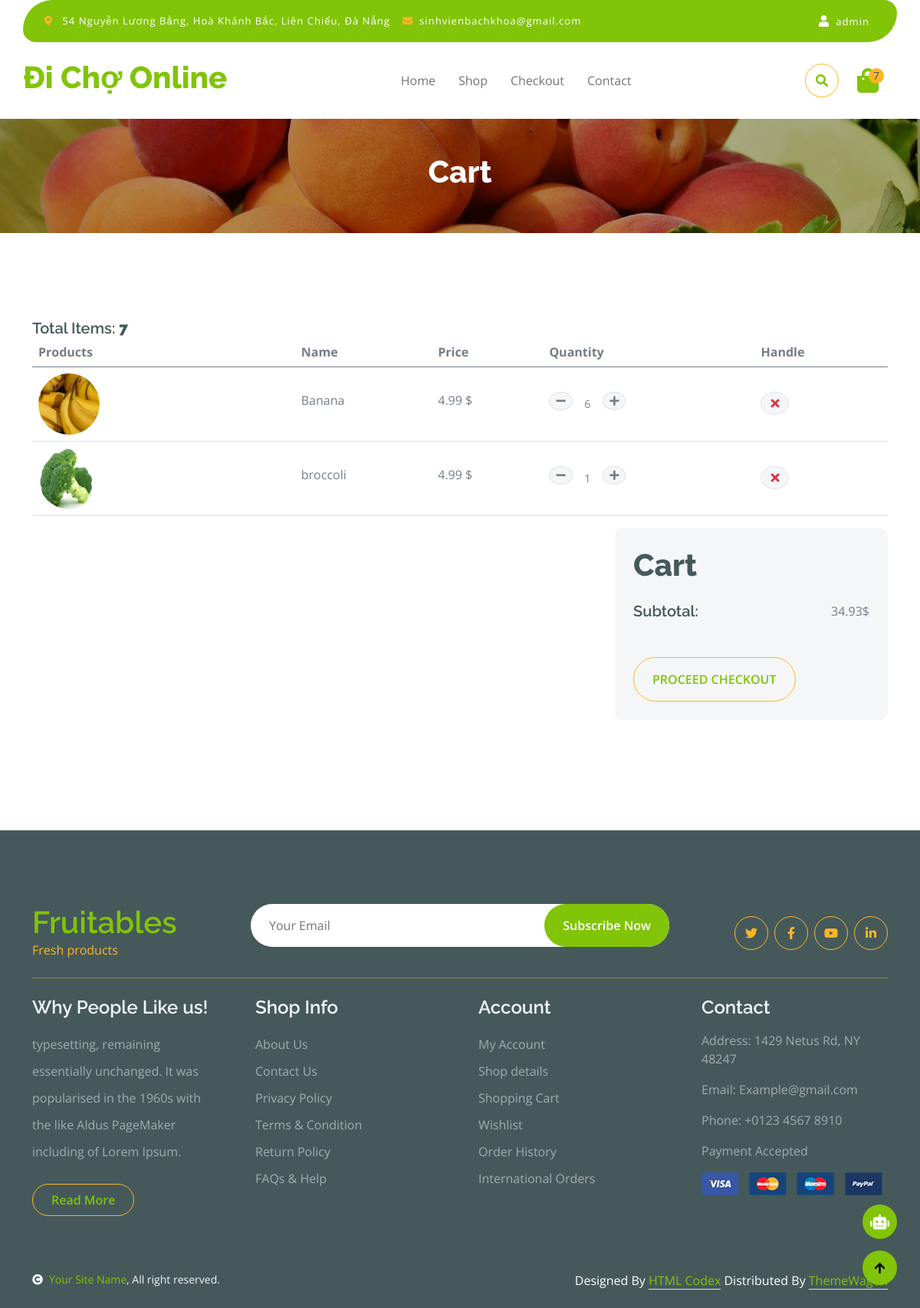
The app's page /cart/ (signed in) with its own data.
### app/models.py (models this page shows, shortened)
class Order(models.Model):
    customer = models.ForeignKey(Customer, on_delete=models.SET_NULL, null=True, blank=True)
    date_order = models.DateTimeField(auto_now_add=True)
    complete = models.BooleanField(default=False,null=True,blank=False)
    transaction_id = models.CharField(max_length=100,null=True)
    shipping_cost = models.FloatField(default=0.0)
    @property
    def get_cart_total(self):
        orderitems = self.orderitem_set.all()
        total = sum([
        (item.product.price * item.quantity)
        for item in orderitems
        if item.product is not None
    ])
        return total
    @property
    def get_cart_items(self):
        orderitems = self.orderitem_set.all()
        total = sum([item.quantity for item in orderitems])
        return total

class OrderItem(models.Model):
    product = models.ForeignKey(Product, on_delete=models.SET_NULL, null=True,blank=True)
    order = models.ForeignKey(Order, on_delete=models.SET_NULL, null=True,blank=True)
    quantity = models.IntegerField(default=0, null=True, blank=True)
    date_added = models.DateTimeField(auto_now_add=True)

class Product(models.Model):
    CATEGORY_CHOICES = [
        ('vegetable', 'Vegetable'),
        ('fruit', 'Fruit'),
    ]
    name = models.CharField(max_length=255, null=True)
    price = models.FloatField()
    category = models.CharField(max_length=100, choices=CATEGORY_CHOICES)  # Thêm lựa chọn cho category
    description = models.TextField(default="No description")  # Thêm default để tránh lỗi migrate
    image = models.ImageField(null=True, blank=True)
    @property
    def ImageURL(self):
        try:
            url = self.image.url
        except:
            url = ''
        return url

### app/views.py (the view)
# urls.py: path('cart/', views.cart, name='cart'),
def cart(request):
    if request.user.is_authenticated:
        customer = request.user.customer
        order, created = Order.objects.get_or_create(customer=customer, complete=False)
        items = order.orderitem_set.all()
        cartItems = order.get_cart_items
    else:
        items = []
        order = {'get_cart_total':0, 'get_cart_items':0}
        cartItems = order['get_cart_items']
    context = {
        'items': items,
        'order': order,
        'cartItems': cartItems
    }
    return render(request, 'app/cart.html',context)

### app/templates/app/cart.html (shortened to what this page needs)
{% extends 'app/base.html' %}
{% load static %}
{% block cart-content %}
            <div class="container-fluid page-header py-5">
                <h1 class="text-center text-white display-6">Cart</h1>
            </div>
            <div class="container-fluid py-5">
                <div class="container py-5">
                    <div class="d-flex justify-content-between text-white mt-3">
                        <h5 class="mb-0">Total Items: <strong id="total-items" >{{order.get_cart_items}}</strong></h5>
                    </div>
                    <div class="table-responsive">
                        <table class="table">
                            <thead>
                              <tr>
                                <th scope="col">Products</th>
                                <th scope="col">Name</th>
                                <th scope="col">Price</th>
                                <th scope="col">Quantity</th>
                                <th scope="col">Handle</th>
                              </tr>
                            </thead>
                            <tbody>
                                {% for item in items %}
                                    <tr class="cart-item" data-product="{{ item.product.id }}">
                                        <th scope="row">
                                            <div class="d-flex align-items-center">
                                                <img src="{{item.product.ImageURL}}" class="img-fluid me-5 rounded-circle" style="width: 80px; height: 80px;" alt="">
                                            </div>
                                        </th>
                                        <td>
                                            <p class="mb-0 mt-4">{{item.product.name}}</p>
                                        </td>
                                        <td>
                                            <p class="mb-0 mt-4">{{item.product.price}} $</p>
                                        </td>
                                        <td>
                                            <div class="input-group quantity mt-4" style="width: 100px;">
                                                <div class="input-group-btn">
                                                    <button data-product="{{item.product.id}}" data-action="remove" class="btn btn-sm btn-minus rounded-circle bg-light border update-cart" >
                                                    <i  class="fa fa-minus "></i>
                                                    </button>
                                                </div>
                                                <input type="text" class="txt-item-quantity form-control form-control-sm text-center border-0" value="{{item.quantity}}" readonly style="background: transparent;">
                                                <div class="input-group-btn">
                                                    <button data-product="{{item.product.id}}" data-action = 'add_cart' class="btn btn-sm btn-plus rounded-circle bg-light border update-cart">
                                                        <i  class="fa fa-plus "></i>
                                                    </button>
                                                </div>
                                            </div>
                                        </td>
                                        <td>
                                            <button data-product="{{item.product.id}}" data-action = 'delete' class="btn btn-md rounded-circle bg-light border mt-4 delete-cart" >
                                                <i  class="fa fa-times text-danger"></i>
                                            </button>
                                        </td>
                                    </tr>
                                {% endfor %}
                            </tbody>
                        </table>
                    </div>
                    <div class="row g-4 justify-content-end">
                        <div class="col-8"></div>
                        <div class="col-sm-8 col-md-7 col-lg-6 col-xl-4">
                            <div class="bg-light rounded">
                                <div class="p-4">
                                    <h1 class="display-6 mb-4">Cart </h1>
                                    <div class="d-flex justify-content-between mb-4">
                                        <h5 class="mb-0 me-4">Subtotal:</h5>
                                        <p class="mb-0" id="cart-total" >{{order.get_cart_total |floatformat:2}}$</p>
                                    </div>
                                </div>
                                <a href="{% url 'checkout' %}" class="btn border-secondary rounded-pill px-4 py-3 text-primary text-uppercase mb-4 ms-4">Proceed Checkout</a>
                            </div>
                        </div>
                    </div>
                </div>
            </div>
{% endblock cart-content %}

### app/templates/app/base.html (shortened to what this page needs)
{% load static %}
<!DOCTYPE html>
<html lang="en">
<head>
    <link rel="stylesheet" href="https://use.fontawesome.com/releases/v5.15.4/css/all.css"/>
    <link href="https://cdn.jsdelivr.net/npm/bootstrap-icons@1.4.1/font/bootstrap-icons.css" rel="stylesheet">
    <link href="{% static 'app/lib/lightbox/css/lightbox.min.css' %}" rel="stylesheet">
    <link href="{% static 'app/lib/owlcarousel/assets/owl.carousel.min.css' %}" rel="stylesheet">
    <link href="{% static 'app/css/bootstrap.min.css' %}" rel="stylesheet">
    <link href="{% static 'app/css/style.css' %}" rel="stylesheet">
</head>
<body>
    <div class="container-fluid fixed-top">
        <div class="container topbar bg-primary d-none d-lg-block">
            <div class="d-flex justify-content-between">
                <div class="top-info ps-2">
                    <small class="me-3"><i class="fas fa-map-marker-alt me-2 text-secondary"></i> <a href="#" class="text-white">54 Nguyễn Lương Bằng, Hoà Khánh Bắc, Liên Chiểu, Đà Nẵng</a></small>
                    <small class="me-3"><i class="fas fa-envelope me-2 text-secondary"></i><a href="#" class="text-white">sinhvienbachkhoa@gmail.com</a></small>
                </div>
                <div class="top-link pe-2">
                    {% if request.user.is_authenticated %}
                        <div class="dropdown">
                            <a href="#" class="text-white " id="userDropdown" aria-expanded="false">
                                <i class="fas fa-user fa-1x"></i><small class="text-white mx-2">{{ request.user.username }}</small>
                            </a>
                        </div>
                    {% else %}
                        <a href="{% url 'loginregister' %}?register=true" class="text-white"><small class="text-white mx-2">Đăng Ký</small>/</a>
                        <a href="{% url 'loginregister' %}" class="text-white"><small class="text-white ms-2">Đăng Nhập</small></a>
                    {% endif %}
                </div>
            </div>
        </div>
        <div class="container px-0">
            <nav class="navbar navbar-light bg-white navbar-expand-xl">
                <a href="{% url 'home' %}" class="navbar-brand"><h1 class="text-primary display-6">Đi Chợ Online</h1></a>
                <div class="collapse navbar-collapse bg-white" id="navbarCollapse">
                    <div class="navbar-nav mx-auto">
                        <a href="{% url 'home' %}" class="nav-item nav-link {% if request.path == '/' %}active{% endif %}">Home</a>
                        <a href="{% url 'shop' %}" class="nav-item nav-link {% if request.path == '/shop/' %}active{% endif %}">Shop</a>
                        <a href="{% url 'checkout' %}" class="nav-item nav-link {% if request.path == '/checkout/' %}active{% endif %}">Checkout</a>
                        <a href="{% url 'contact' %}" class="nav-item nav-link {% if request.path == '/contact/' %}active{% endif %}">Contact</a>
                    </div>
                    <div class="d-flex m-3 me-0">
                        <button class="btn-search btn border border-secondary btn-md-square rounded-circle bg-white me-4" data-bs-toggle="modal" data-bs-target="#searchModal"><i class="fas fa-search text-primary"></i></button>
                        <a href="{% url 'cart' %}" class="position-relative me-4 my-auto">
                            <i class="fa fa-shopping-bag fa-2x"></i>
                            <span id="cart-count" class="position-absolute bg-secondary rounded-circle d-flex align-items-center justify-content-center text-dark px-1" style="top: -5px; left: 15px; height: 20px; min-width: 20px;">{{cartItems}}</span>
                        </a>
                    </div>
                </div>
            </nav>
        </div>
    </div>
    {% block cart-content %}
    {% endblock cart-content %}
    <div class="container-fluid bg-dark text-white-50 footer pt-5 mt-5">
        <div class="container py-5">
            <div class="pb-4 mb-4" style="border-bottom: 1px solid rgba(226, 175, 24, 0.5) ;">
                <div class="row g-4">
                    <div class="col-lg-3">
                        <a href="#">
                            <h1 class="text-primary mb-0">Fruitables</h1>
                            <p class="text-secondary mb-0">Fresh products</p>
                        </a>
                    </div>
                    <div class="col-lg-6">
                        <div class="position-relative mx-auto">
                            <input class="form-control border-0 w-100 py-3 px-4 rounded-pill" type="number" placeholder="Your Email">
                            <button type="submit" class="btn btn-primary border-0 border-secondary py-3 px-4 position-absolute rounded-pill text-white" style="top: 0; right: 0;">Subscribe Now</button>
                        </div>
                    </div>
                    <div class="col-lg-3">
                        <div class="d-flex justify-content-end pt-3">
                            <a class="btn  btn-outline-secondary me-2 btn-md-square rounded-circle" href=""><i class="fab fa-twitter"></i></a>
                            <a class="btn btn-outline-secondary me-2 btn-md-square rounded-circle" href=""><i class="fab fa-facebook-f"></i></a>
                            <a class="btn btn-outline-secondary me-2 btn-md-square rounded-circle" href=""><i class="fab fa-youtube"></i></a>
                            <a class="btn btn-outline-secondary btn-md-square rounded-circle" href=""><i class="fab fa-linkedin-in"></i></a>
                        </div>
                    </div>
                </div>
            </div>
            <div class="row g-5">
                <div class="col-lg-3 col-md-6">
                    <div class="footer-item">
                        <h4 class="text-light mb-3">Why People Like us!</h4>
                        <p class="mb-4">typesetting, remaining essentially unchanged. It was
                            popularised in the 1960s with the like Aldus PageMaker including of Lorem Ipsum.</p>
                        <a href="" class="btn border-secondary py-2 px-4 rounded-pill text-primary">Read More</a>
                    </div>
                </div>
                <div class="col-lg-3 col-md-6">
                    <div class="d-flex flex-column text-start footer-item">
                        <h4 class="text-light mb-3">Shop Info</h4>
                        <a class="btn-link" href="">About Us</a>
                        <a class="btn-link" href="">Contact Us</a>
                        <a class="btn-link" href="">Privacy Policy</a>
                        <a class="btn-link" href="">Terms & Condition</a>
                        <a class="btn-link" href="">Return Policy</a>
                        <a class="btn-link" href="">FAQs & Help</a>
                    </div>
                </div>
                <div class="col-lg-3 col-md-6">
                    <div class="d-flex flex-column text-start footer-item">
                        <h4 class="text-light mb-3">Account</h4>
                        <a class="btn-link" href="">My Account</a>
                        <a class="btn-link" href="">Shop details</a>
                        <a class="btn-link" href="">Shopping Cart</a>
                        <a class="btn-link" href="">Wishlist</a>
                        <a class="btn-link" href="">Order History</a>
                        <a class="btn-link" href="">International Orders</a>
                    </div>
                </div>
                <div class="col-lg-3 col-md-6">
                    <div class="footer-item">
                        <h4 class="text-light mb-3">Contact</h4>
                        <p>Address: 1429 Netus Rd, NY 48247</p>
                        <p>Email: Example@gmail.com</p>
                        <p>Phone: +0123 4567 8910</p>
                        <p>Payment Accepted</p>
                        <img src="{% static 'app/img/payment.png' %}" class="img-fluid" alt="">
                    </div>
                </div>
            </div>
        </div>
    </div>
    <div class="container-fluid copyright bg-dark py-4">
        <div class="container">
            <div class="row">
                <div class="col-md-6 text-center text-md-start mb-3 mb-md-0">
                    <span class="text-light"><a href="#"><i class="fas fa-copyright text-light me-2"></i>Your Site Name</a>, All right reserved.</span>
                </div>
                <div class="col-md-6 my-auto text-center text-md-end text-white">
                    Designed By <a class="border-bottom" href="https://htmlcodex.com">HTML Codex</a> Distributed By <a class="border-bottom" href="https://themewagon.com">ThemeWagon</a>
                </div>
            </div>
        </div>
    </div>
    <a href="#" class="btn btn-primary border-3 border-primary rounded-circle back-to-top"><i class="fa fa-arrow-up"></i></a>
    <button id="chat-icon" onclick="toggleChat()">
        <i class="fas fa-robot"></i>
    </button>
</body>
</html>

### records on screen
Order: get_cart_items "7", get_cart_total "34.93"
OrderItem: product.ImageURL (picture), product.name "Banana", product.price "4.99", quantity "6"
OrderItem: product.ImageURL (picture), product.name "broccoli", product.price "4.99", quantity "1"

### other values on screen
{{ request.user.username }} "admin"
{{ cartItems }} "7"
